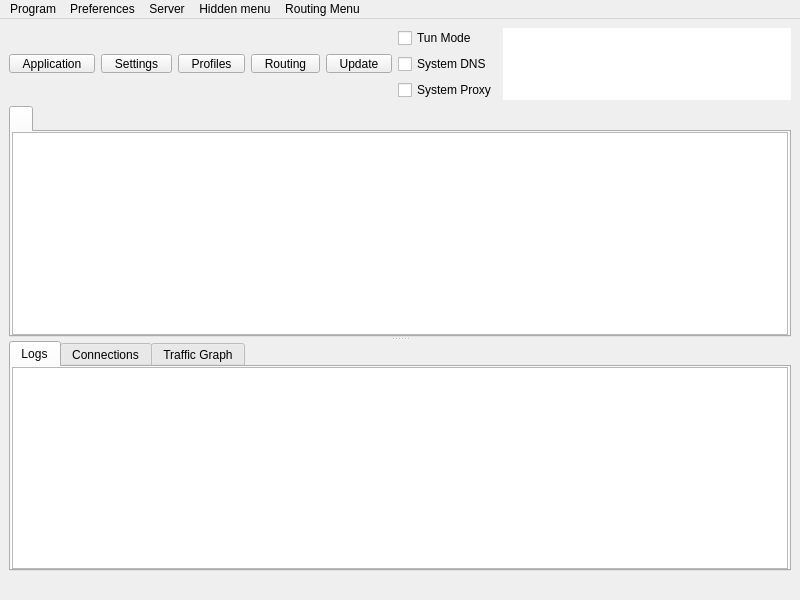
<?xml version="1.0" encoding="UTF-8"?>
<ui version="4.0">
 <class>MainWindow</class>
 <widget class="QMainWindow" name="MainWindow">
  <property name="geometry">
   <rect>
    <x>0</x>
    <y>0</y>
    <width>800</width>
    <height>600</height>
   </rect>
  </property>
  <property name="minimumSize">
   <size>
    <width>800</width>
    <height>600</height>
   </size>
  </property>
  <property name="windowTitle">
   <string notr="true">Throne</string>
  </property>
  <widget class="QWidget" name="centralwidget">
   <layout class="QVBoxLayout" name="verticalLayout_3" stretch="0,0,0">
    <item>
     <layout class="QHBoxLayout" name="horizontalLayout_2">
      <item>
       <widget class="QToolButton" name="toolButton_program">
        <property name="minimumSize">
         <size>
          <width>0</width>
          <height>0</height>
         </size>
        </property>
        <property name="styleSheet">
         <string notr="true">QToolButton {
    padding-left: 8px;
    padding-right: 8px;
}

QToolButton::menu-indicator {
    subcontrol-origin: border;
    subcontrol-position: bottom right;
    right: 2px;
    bottom: 3px;
}</string>
        </property>
        <property name="text">
         <string>Application</string>
        </property>
        <property name="icon">
         <iconset theme="b-system-run"/>
        </property>
        <property name="iconSize">
         <size>
          <width>24</width>
          <height>24</height>
         </size>
        </property>
        <property name="popupMode">
         <enum>QToolButton::ToolButtonPopupMode::InstantPopup</enum>
        </property>
        <property name="toolButtonStyle">
         <enum>Qt::ToolButtonStyle::ToolButtonTextUnderIcon</enum>
        </property>
       </widget>
      </item>
      <item>
       <widget class="QToolButton" name="toolButton_preferences">
        <property name="minimumSize">
         <size>
          <width>0</width>
          <height>0</height>
         </size>
        </property>
        <property name="styleSheet">
         <string notr="true">QToolButton {
    padding-left: 8px;
    padding-right: 8px;
}

QToolButton::menu-indicator {
    subcontrol-origin: border;
    subcontrol-position: bottom right;
    right: 2px;
    bottom: 3px;
}</string>
        </property>
        <property name="text">
         <string>Settings</string>
        </property>
        <property name="icon">
         <iconset theme="b-preferences"/>
        </property>
        <property name="iconSize">
         <size>
          <width>24</width>
          <height>24</height>
         </size>
        </property>
        <property name="popupMode">
         <enum>QToolButton::ToolButtonPopupMode::InstantPopup</enum>
        </property>
        <property name="toolButtonStyle">
         <enum>Qt::ToolButtonStyle::ToolButtonTextUnderIcon</enum>
        </property>
       </widget>
      </item>
      <item>
       <widget class="QToolButton" name="toolButton_server">
        <property name="minimumSize">
         <size>
          <width>0</width>
          <height>0</height>
         </size>
        </property>
        <property name="styleSheet">
         <string notr="true">QToolButton {
    padding-left: 8px;
    padding-right: 8px;
}

QToolButton::menu-indicator {
    subcontrol-origin: border;
    subcontrol-position: bottom right;
    right: 2px;
    bottom: 3px;
}</string>
        </property>
        <property name="text">
         <string>Profiles</string>
        </property>
        <property name="icon">
         <iconset theme="b-network-server"/>
        </property>
        <property name="iconSize">
         <size>
          <width>24</width>
          <height>24</height>
         </size>
        </property>
        <property name="popupMode">
         <enum>QToolButton::ToolButtonPopupMode::InstantPopup</enum>
        </property>
        <property name="toolButtonStyle">
         <enum>Qt::ToolButtonStyle::ToolButtonTextUnderIcon</enum>
        </property>
       </widget>
      </item>
      <item>
       <widget class="QToolButton" name="toolButton_routing">
        <property name="minimumSize">
         <size>
          <width>0</width>
          <height>0</height>
         </size>
        </property>
        <property name="styleSheet">
         <string notr="true">QToolButton {
    padding-left: 8px;
    padding-right: 8px;
}

QToolButton::menu-indicator {
    subcontrol-origin: border;
    subcontrol-position: bottom right;
    right: 2px;
    bottom: 3px;
}</string>
        </property>
        <property name="text">
         <string>Routing</string>
        </property>
        <property name="icon">
         <iconset theme="b-network-routing"/>
        </property>
        <property name="iconSize">
         <size>
          <width>24</width>
          <height>24</height>
         </size>
        </property>
        <property name="popupMode">
         <enum>QToolButton::ToolButtonPopupMode::InstantPopup</enum>
        </property>
        <property name="toolButtonStyle">
         <enum>Qt::ToolButtonStyle::ToolButtonTextUnderIcon</enum>
        </property>
       </widget>
      </item>
      <item>
       <widget class="QToolButton" name="toolButton_update">
        <property name="minimumSize">
         <size>
          <width>0</width>
          <height>0</height>
         </size>
        </property>
        <property name="styleSheet">
         <string notr="true">QToolButton {
    padding-left: 8px;
    padding-right: 8px;
}

QToolButton::menu-indicator {
    subcontrol-origin: border;
    subcontrol-position: bottom right;
    right: 2px;
    bottom: 3px;
}</string>
        </property>
        <property name="text">
         <string>Update</string>
        </property>
        <property name="icon">
         <iconset theme="b-system-software-update"/>
        </property>
        <property name="iconSize">
         <size>
          <width>24</width>
          <height>24</height>
         </size>
        </property>
        <property name="popupMode">
         <enum>QToolButton::ToolButtonPopupMode::InstantPopup</enum>
        </property>
        <property name="toolButtonStyle">
         <enum>Qt::ToolButtonStyle::ToolButtonTextUnderIcon</enum>
        </property>
       </widget>
      </item>
      <item>
       <layout class="QVBoxLayout" name="verticalLayout_4">
        <item>
         <widget class="QCheckBox" name="checkBox_VPN">
          <property name="sizePolicy">
           <sizepolicy hsizetype="Minimum" vsizetype="Minimum">
            <horstretch>0</horstretch>
            <verstretch>0</verstretch>
           </sizepolicy>
          </property>
          <property name="text">
           <string>Tun Mode</string>
          </property>
         </widget>
        </item>
        <item>
         <widget class="QCheckBox" name="system_dns">
          <property name="text">
           <string>System DNS</string>
          </property>
         </widget>
        </item>
        <item>
         <widget class="QCheckBox" name="checkBox_SystemProxy">
          <property name="text">
           <string>System Proxy</string>
          </property>
         </widget>
        </item>
       </layout>
      </item>
      <item>
       <widget class="QTextBrowser" name="data_view">
        <property name="enabled">
         <bool>true</bool>
        </property>
        <property name="sizePolicy">
         <sizepolicy hsizetype="Expanding" vsizetype="Ignored">
          <horstretch>0</horstretch>
          <verstretch>0</verstretch>
         </sizepolicy>
        </property>
        <property name="minimumSize">
         <size>
          <width>0</width>
          <height>0</height>
         </size>
        </property>
        <property name="mouseTracking">
         <bool>false</bool>
        </property>
        <property name="focusPolicy">
         <enum>Qt::FocusPolicy::NoFocus</enum>
        </property>
        <property name="contextMenuPolicy">
         <enum>Qt::ContextMenuPolicy::NoContextMenu</enum>
        </property>
        <property name="acceptDrops">
         <bool>false</bool>
        </property>
        <property name="frameShape">
         <enum>QFrame::Shape::NoFrame</enum>
        </property>
        <property name="frameShadow">
         <enum>QFrame::Shadow::Sunken</enum>
        </property>
        <property name="verticalScrollBarPolicy">
         <enum>Qt::ScrollBarPolicy::ScrollBarAlwaysOff</enum>
        </property>
        <property name="horizontalScrollBarPolicy">
         <enum>Qt::ScrollBarPolicy::ScrollBarAlwaysOff</enum>
        </property>
        <property name="textInteractionFlags">
         <set>Qt::TextInteractionFlag::LinksAccessibleByKeyboard|Qt::TextInteractionFlag::LinksAccessibleByMouse</set>
        </property>
       </widget>
      </item>
     </layout>
    </item>
    <item>
     <widget class="QSplitter" name="splitter">
      <property name="orientation">
       <enum>Qt::Orientation::Vertical</enum>
      </property>
      <widget class="QTabWidget" name="tabWidget">
       <property name="currentIndex">
        <number>0</number>
       </property>
       <property name="documentMode">
        <bool>false</bool>
       </property>
       <property name="movable">
        <bool>true</bool>
       </property>
       <widget class="QWidget" name="widget1">
        <attribute name="title">
         <string/>
        </attribute>
        <layout class="QGridLayout" name="gridLayout_2">
         <property name="leftMargin">
          <number>1</number>
         </property>
         <property name="topMargin">
          <number>0</number>
         </property>
         <property name="rightMargin">
          <number>1</number>
         </property>
         <property name="bottomMargin">
          <number>0</number>
         </property>
         <property name="spacing">
          <number>0</number>
         </property>
         <item row="0" column="0">
          <widget class="ProfilesTableView" name="profilesTableView">
           <property name="showGrid">
            <bool>false</bool>
           </property>
           <property name="contextMenuPolicy">
            <enum>Qt::ContextMenuPolicy::CustomContextMenu</enum>
           </property>
           <property name="editTriggers">
            <set>QAbstractItemView::EditTrigger::NoEditTriggers</set>
           </property>
           <property name="alternatingRowColors">
            <bool>false</bool>
           </property>
           <property name="selectionBehavior">
            <enum>QAbstractItemView::SelectionBehavior::SelectRows</enum>
           </property>
           <property name="horizontalScrollMode">
            <enum>QAbstractItemView::ScrollMode::ScrollPerPixel</enum>
           </property>
           <property name="wordWrap">
            <bool>false</bool>
           </property>
           <attribute name="horizontalHeaderMinimumSectionSize">
            <number>16</number>
           </attribute>
           <attribute name="horizontalHeaderHighlightSections">
            <bool>false</bool>
           </attribute>
           <attribute name="horizontalHeaderShowSortIndicator" stdset="0">
            <bool>false</bool>
           </attribute>
           <attribute name="verticalHeaderDefaultSectionSize">
            <number>30</number>
           </attribute>
          </widget>
         </item>
        </layout>
       </widget>
      </widget>
      <widget class="QWidget" name="aaaaaaaaaaaaaaaaaa">
       <layout class="QVBoxLayout" name="aaaaaaaaaaaa" stretch="0">
        <item>
         <widget class="QWidget" name="down_tab" native="true">
          <layout class="QVBoxLayout" name="verticalLayout">
           <property name="spacing">
            <number>0</number>
           </property>
           <property name="leftMargin">
            <number>0</number>
           </property>
           <property name="topMargin">
            <number>0</number>
           </property>
           <property name="rightMargin">
            <number>0</number>
           </property>
           <property name="bottomMargin">
            <number>0</number>
           </property>
           <item>
            <widget class="QTabWidget" name="stats_widget">
             <property name="autoFillBackground">
              <bool>true</bool>
             </property>
             <property name="tabPosition">
              <enum>QTabWidget::TabPosition::North</enum>
             </property>
             <property name="tabShape">
              <enum>QTabWidget::TabShape::Rounded</enum>
             </property>
             <property name="currentIndex">
              <number>0</number>
             </property>
             <property name="elideMode">
              <enum>Qt::TextElideMode::ElideNone</enum>
             </property>
             <property name="usesScrollButtons">
              <bool>true</bool>
             </property>
             <property name="documentMode">
              <bool>false</bool>
             </property>
             <property name="tabsClosable">
              <bool>false</bool>
             </property>
             <property name="movable">
              <bool>true</bool>
             </property>
             <property name="tabBarAutoHide">
              <bool>false</bool>
             </property>
             <widget class="QWidget" name="Logs">
              <property name="enabled">
               <bool>true</bool>
              </property>
              <attribute name="title">
               <string>Logs</string>
              </attribute>
              <layout class="QHBoxLayout" name="horizontalLayout_3" stretch="0">
               <property name="spacing">
                <number>0</number>
               </property>
               <property name="sizeConstraint">
                <enum>QLayout::SizeConstraint::SetDefaultConstraint</enum>
               </property>
               <property name="leftMargin">
                <number>1</number>
               </property>
               <property name="topMargin">
                <number>0</number>
               </property>
               <property name="rightMargin">
                <number>1</number>
               </property>
               <property name="bottomMargin">
                <number>0</number>
               </property>
               <item>
                <widget class="QTextBrowser" name="masterLogBrowser">
                 <property name="contextMenuPolicy">
                  <enum>Qt::ContextMenuPolicy::CustomContextMenu</enum>
                 </property>
                 <property name="openLinks">
                  <bool>false</bool>
                 </property>
                </widget>
               </item>
              </layout>
             </widget>
             <widget class="QWidget" name="connections_tab">
              <attribute name="title">
               <string>Connections</string>
              </attribute>
              <layout class="QHBoxLayout" name="horizontalLayout_4">
               <property name="spacing">
                <number>0</number>
               </property>
               <property name="sizeConstraint">
                <enum>QLayout::SizeConstraint::SetDefaultConstraint</enum>
               </property>
               <property name="leftMargin">
                <number>1</number>
               </property>
               <property name="topMargin">
                <number>0</number>
               </property>
               <property name="rightMargin">
                <number>1</number>
               </property>
               <property name="bottomMargin">
                <number>0</number>
               </property>
               <item>
                <widget class="QTableWidget" name="connections">
                 <property name="autoFillBackground">
                  <bool>false</bool>
                 </property>
                 <property name="showGrid">
                  <bool>false</bool>
                 </property>
                 <column>
                  <property name="text">
                   <string>Destination (Domain)</string>
                  </property>
                  <property name="toolTip">
                   <string>Click To Disable Sorting</string>
                  </property>
                 </column>
                 <column>
                  <property name="text">
                   <string>Process</string>
                  </property>
                  <property name="toolTip">
                   <string>Click To Sort By Process</string>
                  </property>
                 </column>
                 <column>
                  <property name="text">
                   <string>Protocol</string>
                  </property>
                  <property name="toolTip">
                   <string>Click To Sort By Protocol</string>
                  </property>
                 </column>
                 <column>
                  <property name="text">
                   <string>Outbound</string>
                  </property>
                  <property name="toolTip">
                   <string>Click To Sort By Outbound</string>
                  </property>
                 </column>
                 <column>
                  <property name="text">
                   <string>Traffic</string>
                  </property>
                  <property name="toolTip">
                   <string>Click To Toggle sort by Traffic</string>
                  </property>
                 </column>
                </widget>
               </item>
              </layout>
             </widget>
             <widget class="QWidget" name="graph_tab">
              <attribute name="title">
               <string>Traffic Graph</string>
              </attribute>
              <layout class="QHBoxLayout" name="horizontalLayout_6">
               <property name="spacing">
                <number>0</number>
               </property>
               <property name="sizeConstraint">
                <enum>QLayout::SizeConstraint::SetDefaultConstraint</enum>
               </property>
               <property name="leftMargin">
                <number>1</number>
               </property>
               <property name="topMargin">
                <number>0</number>
               </property>
               <property name="rightMargin">
                <number>1</number>
               </property>
               <property name="bottomMargin">
                <number>0</number>
               </property>
              </layout>
             </widget>
            </widget>
           </item>
          </layout>
         </widget>
        </item>
       </layout>
      </widget>
     </widget>
    </item>
    <item>
     <layout class="QHBoxLayout" name="horizontalLayout">
      <item>
       <widget class="QLabel" name="label_running">
        <property name="text">
         <string/>
        </property>
       </widget>
      </item>
      <item>
       <widget class="QLabel" name="label_inbound">
        <property name="text">
         <string/>
        </property>
        <property name="alignment">
         <set>Qt::AlignmentFlag::AlignLeading|Qt::AlignmentFlag::AlignLeft|Qt::AlignmentFlag::AlignVCenter</set>
        </property>
       </widget>
      </item>
      <item>
       <widget class="QLabel" name="label_speed">
        <property name="text">
         <string/>
        </property>
        <property name="alignment">
         <set>Qt::AlignmentFlag::AlignLeading|Qt::AlignmentFlag::AlignLeft|Qt::AlignmentFlag::AlignVCenter</set>
        </property>
       </widget>
      </item>
     </layout>
    </item>
   </layout>
  </widget>
  <widget class="QMenuBar" name="menubar">
   <property name="geometry">
    <rect>
     <x>0</x>
     <y>0</y>
     <width>800</width>
     <height>25</height>
    </rect>
   </property>
   <widget class="QMenu" name="menu_program">
    <property name="title">
     <string>Program</string>
    </property>
    <widget class="QMenu" name="menu_spmode">
     <property name="title">
      <string>System Proxy</string>
     </property>
     <addaction name="menu_spmode_system_proxy"/>
     <addaction name="menu_spmode_vpn"/>
     <addaction name="menu_spmode_disabled"/>
    </widget>
    <addaction name="actionHide_window"/>
    <addaction name="separator"/>
    <addaction name="menu_add_from_clipboard2"/>
    <addaction name="actionAdd_profile_from_File"/>
    <addaction name="menu_scan_qr"/>
    <addaction name="separator"/>
    <addaction name="actionStart_with_system"/>
    <addaction name="actionRemember_last_proxy"/>
    <addaction name="actionAllow_LAN"/>
    <addaction name="menu_spmode"/>
    <addaction name="separator"/>
    <addaction name="actionRestart_Proxy"/>
    <addaction name="actionRestart_Program"/>
    <addaction name="menu_exit"/>
   </widget>
   <widget class="QMenu" name="menu_preferences">
    <property name="title">
     <string>Preferences</string>
    </property>
    <addaction name="menu_manage_groups"/>
    <addaction name="menu_basic_settings"/>
    <addaction name="menu_routing_settings"/>
    <addaction name="menu_vpn_settings"/>
    <addaction name="menu_hotkey_settings"/>
    <addaction name="menu_open_config_folder"/>
   </widget>
   <widget class="QMenu" name="menu_server">
    <property name="title">
     <string>Server</string>
    </property>
    <widget class="QMenu" name="menu_share_item">
     <property name="title">
      <string>Share</string>
     </property>
     <addaction name="menu_qr"/>
     <addaction name="menu_export_config"/>
     <addaction name="actionExport_Xray_config"/>
     <addaction name="separator"/>
     <addaction name="menu_copy_links"/>
     <addaction name="menu_copy_links_nkr"/>
     <addaction name="actionCopy_Test_Result"/>
    </widget>
    <addaction name="menu_add_from_input"/>
    <addaction name="menu_add_from_clipboard"/>
    <addaction name="separator"/>
    <addaction name="menu_start"/>
    <addaction name="menu_stop"/>
    <addaction name="separator"/>
    <addaction name="menu_select_all"/>
    <addaction name="menu_clone"/>
    <addaction name="menu_reset_traffic"/>
    <addaction name="menu_delete"/>
    <addaction name="menu_share_item"/>
    <addaction name="separator"/>
    <addaction name="actionUrl_Test_Selected"/>
    <addaction name="menu_resolve_selected"/>
    <addaction name="actionClear_Test_Result"/>
    <addaction name="actionSpeedtest_Current"/>
    <addaction name="actionSpeedtest_Selected"/>
    <addaction name="actionResolve_Selected_Out_IP"/>
   </widget>
   <widget class="QMenu" name="menuHidden_menu">
    <property name="title">
     <string>Hidden menu</string>
    </property>
    <addaction name="menu_update_subscription"/>
    <addaction name="menu_resolve_domain"/>
    <addaction name="menu_remove_invalid"/>
    <addaction name="actionUrl_Test_Group"/>
    <addaction name="menu_remove_unavailable"/>
    <addaction name="menu_clear_test_result"/>
    <addaction name="menu_delete_repeat"/>
    <addaction name="actionSpeedtest_Group"/>
    <addaction name="actionResolve_Out_IP"/>
    <addaction name="actionRefresh_Column_Widths"/>
   </widget>
   <widget class="QMenu" name="menuRouting_Menu">
    <property name="title">
     <string>Routing Menu</string>
    </property>
   </widget>
   <addaction name="menu_program"/>
   <addaction name="menu_preferences"/>
   <addaction name="menu_server"/>
   <addaction name="menuHidden_menu"/>
   <addaction name="menuRouting_Menu"/>
  </widget>
  <action name="menu_exit">
   <property name="text">
    <string>Exit</string>
   </property>
  </action>
  <action name="actionShow_window">
   <property name="text">
    <string>Show Window</string>
   </property>
  </action>
  <action name="menu_basic_settings">
   <property name="text">
    <string>Basic Settings</string>
   </property>
  </action>
  <action name="menu_add_from_input">
   <property name="text">
    <string>New profile</string>
   </property>
   <property name="shortcut">
    <string notr="true">Ctrl+N</string>
   </property>
  </action>
  <action name="menu_manage_groups">
   <property name="text">
    <string>Groups</string>
   </property>
  </action>
  <action name="menu_start">
   <property name="text">
    <string>Start</string>
   </property>
   <property name="shortcut">
    <string notr="true">Return</string>
   </property>
  </action>
  <action name="menu_stop">
   <property name="text">
    <string>Stop</string>
   </property>
   <property name="shortcut">
    <string notr="true">Ctrl+S</string>
   </property>
  </action>
  <action name="menu_routing_settings">
   <property name="text">
    <string>Routing Settings</string>
   </property>
  </action>
  <action name="menu_add_from_clipboard">
   <property name="text">
    <string>Add profile from clipboard</string>
   </property>
   <property name="shortcut">
    <string notr="true">Ctrl+V</string>
   </property>
  </action>
  <action name="menu_delete">
   <property name="text">
    <string>Delete</string>
   </property>
   <property name="shortcut">
    <string notr="true">Del</string>
   </property>
  </action>
  <action name="menu_add_from_clipboard2">
   <property name="text">
    <string>Add profile from clipboard</string>
   </property>
  </action>
  <action name="menu_profile_debug_info">
   <property name="text">
    <string>Debug Info</string>
   </property>
  </action>
  <action name="menu_qr">
   <property name="text">
    <string>QR Code and link</string>
   </property>
   <property name="shortcut">
    <string notr="true">Ctrl+Q</string>
   </property>
  </action>
  <action name="menu_copy_link">
   <property name="text">
    <string>Copy Link</string>
   </property>
  </action>
  <action name="menu_tcp_ping">
   <property name="text">
    <string notr="true">Tcp Ping</string>
   </property>
   <property name="shortcut">
    <string notr="true">Ctrl+Shift+T</string>
   </property>
  </action>
  <action name="menu_url_test">
   <property name="text">
    <string notr="true">Url Test</string>
   </property>
   <property name="shortcut">
    <string notr="true">Ctrl+Shift+U</string>
   </property>
  </action>
  <action name="menu_clear_test_result">
   <property name="text">
    <string>Clear Test Result</string>
   </property>
   <property name="shortcut">
    <string notr="true">Ctrl+Shift+C</string>
   </property>
  </action>
  <action name="menu_export_config">
   <property name="text">
    <string>Export Sing-box config</string>
   </property>
   <property name="shortcut">
    <string notr="true">Ctrl+E</string>
   </property>
  </action>
  <action name="menu_reset_traffic">
   <property name="text">
    <string>Reset Traffic</string>
   </property>
   <property name="shortcut">
    <string notr="true">Ctrl+R</string>
   </property>
  </action>
  <action name="menu_scan_qr">
   <property name="text">
    <string>Scan QR Code</string>
   </property>
   <property name="shortcut">
    <string notr="true">Ctrl+Shift+Q</string>
   </property>
  </action>
  <action name="menu_spmode_system_proxy">
   <property name="checkable">
    <bool>true</bool>
   </property>
   <property name="text">
    <string>Enable System Proxy</string>
   </property>
  </action>
  <action name="menu_spmode_disabled">
   <property name="checkable">
    <bool>true</bool>
   </property>
   <property name="text">
    <string>Disable</string>
   </property>
  </action>
  <action name="menu_delete_repeat">
   <property name="text">
    <string>Remove Duplicates</string>
   </property>
   <property name="shortcut">
    <string notr="true">Ctrl+Shift+D</string>
   </property>
  </action>
  <action name="actionfake">
   <property name="text">
    <string>fake</string>
   </property>
   <property name="visible">
    <bool>false</bool>
   </property>
  </action>
  <action name="menu_move">
   <property name="text">
    <string>Move</string>
   </property>
   <property name="shortcut">
    <string notr="true">Ctrl+M</string>
   </property>
  </action>
  <action name="actionStart_with_system">
   <property name="checkable">
    <bool>true</bool>
   </property>
   <property name="text">
    <string>Start with system</string>
   </property>
  </action>
  <action name="actionRemember_last_proxy">
   <property name="checkable">
    <bool>true</bool>
   </property>
   <property name="text">
    <string>Remember last profile</string>
   </property>
  </action>
  <action name="actionAllow_LAN">
   <property name="checkable">
    <bool>true</bool>
   </property>
   <property name="text">
    <string>Allow other devices to connect</string>
   </property>
  </action>
  <action name="menu_remove_unavailable">
   <property name="text">
    <string>Remove Unavailable</string>
   </property>
   <property name="shortcut">
    <string notr="true">Ctrl+Shift+R</string>
   </property>
  </action>
  <action name="menu_full_test">
   <property name="text">
    <string>Full Test</string>
   </property>
   <property name="shortcut">
    <string notr="true">Ctrl+Shift+F</string>
   </property>
  </action>
  <action name="menu_hotkey_settings">
   <property name="text">
    <string>Hotkey Settings</string>
   </property>
  </action>
  <action name="menu_select_all">
   <property name="text">
    <string>Select All</string>
   </property>
   <property name="shortcut">
    <string notr="true">Ctrl+A</string>
   </property>
  </action>
  <action name="menu_copy_links_nkr">
   <property name="text">
    <string>Copy links of selected (Json Links)</string>
   </property>
   <property name="shortcut">
    <string notr="true">Ctrl+Alt+C</string>
   </property>
  </action>
  <action name="actionfake_2">
   <property name="text">
    <string>fake</string>
   </property>
   <property name="visible">
    <bool>false</bool>
   </property>
  </action>
  <action name="actionfake_3">
   <property name="text">
    <string>fake</string>
   </property>
   <property name="visible">
    <bool>false</bool>
   </property>
  </action>
  <action name="menu_copy_links">
   <property name="text">
    <string>Copy links of selected</string>
   </property>
   <property name="shortcut">
    <string notr="true">Ctrl+C</string>
   </property>
  </action>
  <action name="menu_spmode_vpn">
   <property name="checkable">
    <bool>true</bool>
   </property>
   <property name="text">
    <string>Enable Tun</string>
   </property>
  </action>
  <action name="menu_clone">
   <property name="text">
    <string>Clone</string>
   </property>
   <property name="shortcut">
    <string notr="true">Ctrl+D</string>
   </property>
  </action>
  <action name="menu_update_subscription">
   <property name="text">
    <string>Update subscription</string>
   </property>
   <property name="shortcut">
    <string notr="true">Ctrl+U</string>
   </property>
   <property name="visible">
    <bool>true</bool>
   </property>
  </action>
  <action name="menu_resolve_domain">
   <property name="text">
    <string>Resolve domain</string>
   </property>
   <property name="shortcut">
    <string notr="true">Ctrl+Shift+I</string>
   </property>
  </action>
  <action name="menu_vpn_settings">
   <property name="text">
    <string>Tun Settings</string>
   </property>
  </action>
  <action name="actionRestart_Program">
   <property name="text">
    <string>Restart Program</string>
   </property>
  </action>
  <action name="menu_open_config_folder">
   <property name="text">
    <string>Open Config Folder</string>
   </property>
  </action>
  <action name="actionfake_4">
   <property name="text">
    <string notr="true">fake</string>
   </property>
   <property name="visible">
    <bool>false</bool>
   </property>
  </action>
  <action name="actionfake_5">
   <property name="text">
    <string notr="true">fake</string>
   </property>
   <property name="visible">
    <bool>false</bool>
   </property>
  </action>
  <action name="actionRestart_Proxy">
   <property name="text">
    <string>Restart Core</string>
   </property>
  </action>
  <action name="menu_stop_testing">
   <property name="text">
    <string>Stop Testing</string>
   </property>
   <property name="shortcut">
    <string notr="true">Ctrl+.</string>
   </property>
  </action>
  <action name="actionUrl_Test_Selected">
   <property name="text">
    <string>Url Test Selected</string>
   </property>
   <property name="shortcut">
    <string notr="true">Ctrl+Shift+S</string>
   </property>
   <property name="visible">
    <bool>true</bool>
   </property>
  </action>
  <action name="actionUrl_Test_Group">
   <property name="enabled">
    <bool>true</bool>
   </property>
   <property name="text">
    <string>Url Test Group</string>
   </property>
   <property name="shortcut">
    <string notr="true">Ctrl+Shift+G</string>
   </property>
   <property name="visible">
    <bool>true</bool>
   </property>
  </action>
  <action name="menu_resolve_selected">
   <property name="text">
    <string>Resolve Selected Domain</string>
   </property>
   <property name="visible">
    <bool>true</bool>
   </property>
  </action>
  <action name="menu_remove_invalid">
   <property name="text">
    <string>Remove Invalid</string>
   </property>
   <property name="shortcut">
    <string notr="true">Ctrl+Alt+I</string>
   </property>
   <property name="menuRole">
    <enum>QAction::MenuRole::TextHeuristicRole</enum>
   </property>
  </action>
  <action name="menu_open_routing_manager">
   <property name="text">
    <string>Open Manager</string>
   </property>
  </action>
  <action name="actionSpeedtest_Current">
   <property name="text">
    <string>Speedtest Current</string>
   </property>
   <property name="shortcut">
    <string notr="true">F6</string>
   </property>
  </action>
  <action name="actionSpeedtest_Selected">
   <property name="text">
    <string>Speedtest Selected</string>
   </property>
   <property name="shortcut">
    <string notr="true">Ctrl+Shift+P</string>
   </property>
  </action>
  <action name="actionSpeedtest_Group">
   <property name="text">
    <string>Speedtest Group</string>
   </property>
   <property name="shortcut">
    <string notr="true">Ctrl+Alt+P</string>
   </property>
  </action>
  <action name="actionHide_window">
   <property name="text">
    <string>Hide window</string>
   </property>
   <property name="shortcut">
    <string notr="true">Ctrl+H</string>
   </property>
  </action>
  <action name="actionAdd_profile_from_File">
   <property name="text">
    <string>Add profile from File</string>
   </property>
   <property name="shortcut">
    <string notr="true">Ctrl+O</string>
   </property>
  </action>
  <action name="actionResolve_Out_IP">
   <property name="text">
    <string>Resolve Out IP</string>
   </property>
  </action>
  <action name="actionResolve_Selected_Out_IP">
   <property name="text">
    <string>Resolve Selected Out IP</string>
   </property>
  </action>
  <action name="actionRefresh_Column_Widths">
   <property name="text">
    <string>Refresh Column Widths</string>
   </property>
  </action>
  <action name="actionExport_Xray_config">
   <property name="text">
    <string>Export Xray config</string>
   </property>
  </action>
  <action name="actionCopy_Test_Result">
   <property name="text">
    <string>Copy Test Result</string>
   </property>
  </action>
  <action name="actionClear_Test_Result">
   <property name="text">
    <string>Clear Test Result</string>
   </property>
  </action>
 </widget>
 <customwidgets>
  <customwidget>
   <class>ProfilesTableView</class>
   <extends>QTableView</extends>
   <header>include/ui/utils/ProfilesTableView.h</header>
  </customwidget>
 </customwidgets>
 <resources/>
 <connections/>
</ui>
